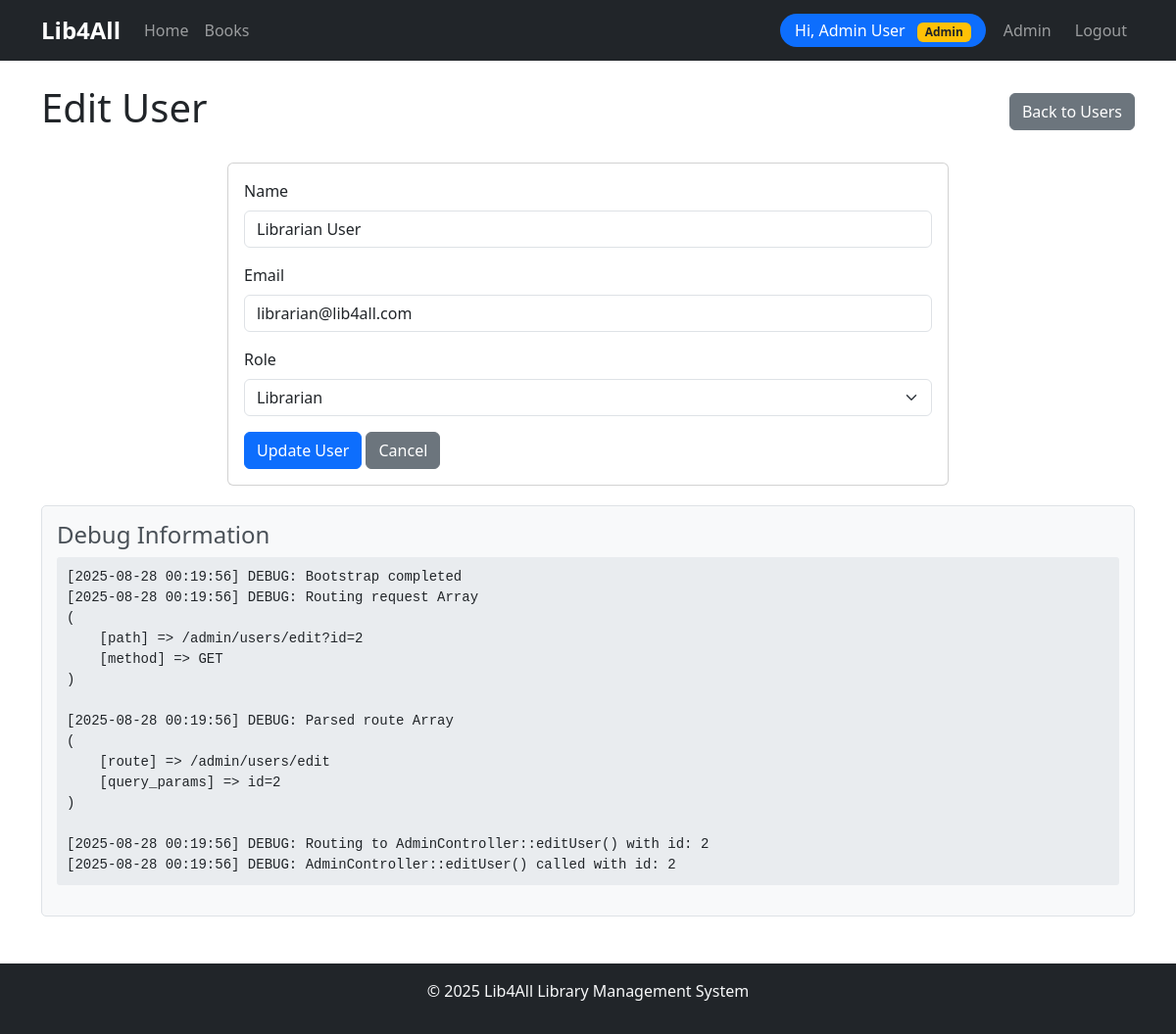
Page /users/edit?id=2 (signed in) on the committed database.
### tables this page shows
CREATE TABLE IF NOT EXISTS users (
    id INT AUTO_INCREMENT PRIMARY KEY,
    name VARCHAR(255) NOT NULL,
    email VARCHAR(255) NOT NULL UNIQUE,
    password VARCHAR(255) NOT NULL,
    role ENUM('admin', 'librarian', 'member') NOT NULL DEFAULT 'member',
    verified DATE NULL,
    created_at TIMESTAMP DEFAULT CURRENT_TIMESTAMP
);

### src/controllers/AdminController.php (called while the page is built, shortened)
<?php
class AdminController extends Controller {
    public function editUser($id) {
        $userModel = new User($this->db);
        $user = $userModel->getUserById($id);
        $data = [
            'title' => 'Edit User - Lib4All',
            'user' => $user
        ];
        $this->view('admin/edit_user', $data);
    }
}

### src/bootstrap.php (called while the page is built, shortened)
<?php
require_once __DIR__ . '/config/debug.php';
spl_autoload_register(function ($class) {
    $paths = [
        __DIR__ . '/config/',
        __DIR__ . '/core/',
        __DIR__ . '/controllers/',
        __DIR__ . '/models/',
        __DIR__ . '/middleware/',
        __DIR__ . '/helpers/',
        __DIR__ . '/services/',
    ];
    foreach ($paths as $path) {
        $file = $path . $class . '.php';
        if (file_exists($file)) {
            return;
        }
    }
});

### src/models/User.php (called while the page is built, shortened)
<?php
class User extends Model {
    public function getUserById($id) {
        $sql = "SELECT id, name, email, role, verified, created_at FROM users WHERE id = :id";
        return $this->fetch($sql, ['id' => $id]);
    }
}

### src/core/Model.php (called while the page is built, shortened)
<?php
class Model {
    protected $db;
    public function __construct($db) {
        $this->db = $db;
    }
    protected function query($sql, $params = []) {
        $stmt = $this->db->prepare($sql);
        $stmt->execute($params);
        return $stmt;
    }
    protected function fetch($sql, $params = []) {
        $stmt = $this->query($sql, $params);
        return $stmt->fetch(PDO::FETCH_ASSOC);
    }
}

### src/views/admin/edit_user.php (the view, shortened to what this page needs)
<div class="d-flex justify-content-between align-items-center mb-4">
    <h1>Edit User</h1>
    <a href="/admin/users" class="btn btn-secondary">Back to Users</a>
</div>
<div class="row justify-content-center">
    <div class="col-md-8">
        <div class="card">
            <div class="card-body">
                <form method="POST" action="/admin/users/update?id=<?php echo $user['id']; ?>">
                    <div class="mb-3">
                        <label for="name" class="form-label">Name</label>
                        <input type="text" class="form-control" id="name" name="name" value="<?php echo htmlspecialchars($user['name']); ?>" required>
                    </div>
                    <div class="mb-3">
                        <label for="email" class="form-label">Email</label>
                        <input type="email" class="form-control" id="email" name="email" value="<?php echo htmlspecialchars($user['email']); ?>" required>
                    </div>
                    <div class="mb-3">
                        <label for="role" class="form-label">Role</label>
                        <select class="form-select" id="role" name="role" required>
                            <option value="librarian" <?php echo $user['role'] === 'librarian' ? 'selected' : ''; ?>>Librarian</option>
                        </select>
                    </div>
                    <button type="submit" class="btn btn-primary">Update User</button>
                    <a href="/admin/users" class="btn btn-secondary">Cancel</a>
                </form>
            </div>
        </div>
    </div>
</div>
<?php
include __DIR__ . '/../layout.php';
?>

### rows in the picture
users: name "Librarian User", email "librarian@lib4all.com", role "Librarian"

### other values in the picture
$_SESSION['user_name'] "Admin User"
$message "[2025-08-28 00:19:56] DEBUG: Bootstrap completed"
$message "[2025-08-28 00:19:56] DEBUG: Routing request Array ( [path] => /admin/users/edit?id=2 [method] => GET )"
$message "[2025-08-28 00:19:56] DEBUG: Parsed route Array ( [route] => /admin/users/edit [query_params] => id=2 )"
$message "[2025-08-28 00:19:56] DEBUG: Routing to AdminController::editUser() with id: 2"
$message "[2025-08-28 00:19:56] DEBUG: AdminController::editUser() called with id: 2"
